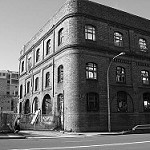
#> input picture src/test/7128.jpg, 150 x 150 px
$ python testSVD.py
#> lines starting #> are read from the running program, lines starting #| are printed output that depends on the picture
import cv2
import numpy as np
import matplotlib.pyplot as plt

# ============================
# 1. Chargement & préparation
# ============================
image_nom = "7128.jpg"

# Lire en niveaux de gris
image_gray = cv2.imread(image_nom, cv2.IMREAD_GRAYSCALE)
#> image_gray is the input picture: shape (150, 150); min 0, max 255, mean 108.1
if image_gray is None:
    raise RuntimeError("Impossible de lire l'image.")

m, n = image_gray.shape
#> m = 150; n = 150
print(f"Image grise : {n}x{m}")
#| Image grise : 150x150

# Normaliser en [0,1]
V_true = image_gray.astype(np.float64) / 255.0

# ============================
# 2. Création du masque M
# ============================
# proportion de pixels à masquer
p_missing = 0.5

rng = np.random.default_rng(42)
M = (rng.random(size=(m, n)) > p_missing).astype(np.float64)
# M = 1 : pixel gardé, M = 0 : pixel effacé

V_obs = M * V_true  # pixels manquants mis à 0
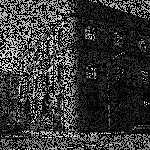
#> V_obs: shape (150, 150) float64; min 0, max 1, mean 0.213

# ============================
# 3. Reconstruction par SVD
# ============================

def svd_inpainting(V_obs, M, r, max_iter=50, tol=1e-4):
    """
    Reconstruction d'une image incomplète par SVD de rang r.
    V_obs : matrice (m x n) avec pixels manquants mis à 0
    M     : masque binaire (1 = connu, 0 = manquant)
    r     : rang de l'approximation
    """
#> called with r = 50, max_iter = 100, tol = 0.0001
    m, n = V_obs.shape
#> m = 150; n = 150
    # Matrice initiale : on part de l'image observée
    X = V_obs.copy()

    for it in range(max_iter):
        # SVD de X
        U, s, VT = np.linalg.svd(X, full_matrices=False)  # U (m x k), s (k,), VT (k x n)

        # Troncature au rang r
        r_eff = min(r, s.size)   # au cas où r > min(m,n)
        U_r = U[:, :r_eff]       # (m x r_eff)
        s_r = s[:r_eff]          # (r_eff,)
        VT_r = VT[:r_eff, :]     # (r_eff x n)

        # Approximation de rang r : X_r = U_r diag(s_r) VT_r
        X_r = (U_r * s_r) @ VT_r   # trick : multiplie chaque colonne de U_r par s_r

        # On impose les pixels connus, et on garde X_r sur les pixels manquants
        X_new = M * V_obs + (1.0 - M) * X_r

        # Calcul de variation relative pour critère d'arrêt
        num = np.linalg.norm(X_new - X, "fro")
        den = np.linalg.norm(X, "fro") + 1e-12
        rel_change = num / den

        #print(f"Itération {it+1}, variation relative = {rel_change:.6f}")

        X = X_new

        if rel_change < tol:
            print("Convergence atteinte.")
            break
#> this loop made 100 passes
#> (num, den, rel_change) on passes 1 to 12: (11.71, 53.63, 0.218), (5.25, 54.9, 0.0957), (3.35, 56.07, 0.0598), (2.45, 56.91, 0.0431), (1.92, 57.54, 0.0334), (1.58, 58.04, 0.0271), (1.33, 58.45, 0.0228), (1.15, 58.8, 0.0196), (1.01, 59.09, 0.0172), (0.905, 59.35, 0.0152), (0.816, 59.57, 0.0137), (0.743, 59.77, 0.0124)
#> pass 1, in svd_inpainting, `U, s, VT = np.linalg.svd(X, full_matrices=False)`:
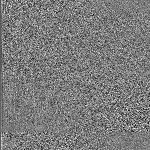
#> U: shape (150, 150) float64; min -0.32, max 0.335, mean -0.000747; drawn with min black and max white
#> pass 1, in svd_inpainting, `U, s, VT = np.linalg.svd(X, full_matrices=False)`:
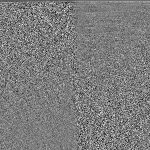
#> VT: shape (150, 150) float64; min -0.397, max 0.412, mean -0.000225; drawn with min black and max white
#> pass 1, in svd_inpainting, `VT_r = VT[:r_eff, :]`:
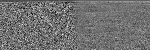
#> VT_r: shape (50, 150) float64; min -0.331, max 0.412, mean -0.000839; drawn with min black and max white
#> after the loop:
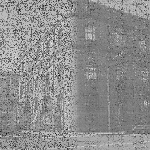
#> X: shape (150, 150) float64; min -1.07, max 1.38, mean 0.296; drawn with min black and max white

    # On sature dans [0,1] pour rester une image valide
    X = np.clip(X, 0.0, 1.0)
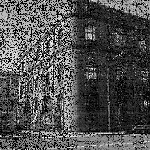
#> X: shape (150, 150) float64; min 0, max 1, mean 0.317
    return X

# Paramètres SVD
r = 50
max_iter = 100

print("Lancement de la reconstruction par SVD...")
V_recon = svd_inpainting(V_obs, M, r=r, max_iter=max_iter)

# ============================
# 4. Évaluation & affichage
# ============================

E = V_true - V_recon
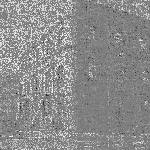
#> E: shape (150, 150) float64; min -0.992, max 1, mean 0.107; drawn with min black and max white

N_total   = m * n
#> N_total = 22500
N_known   = M.sum()
#> N_known = 11344
N_missing = (1.0 - M).sum()
#> N_missing = 11156


err_full = np.linalg.norm(V_true - V_recon, "fro")
#> err_full = 39.68
rmse_global  = np.linalg.norm(E, "fro") / np.sqrt(N_total)
#> rmse_global = 0.265
rmse_known   = np.linalg.norm(M * E, "fro") / np.sqrt(N_known)
#> rmse_known = 0
rmse_missing = np.linalg.norm((1.0 - M) * E, "fro") / np.sqrt(N_missing)
#> rmse_missing = 0.376

print(f"Erreur Frobenius globale   : {err_full:.4f}")
#| Erreur Frobenius globale   : 39.6838
print(f"RMSE sur pixels manquants   : {rmse_missing:.4f}")
#| RMSE sur pixels manquants   : 0.3757
print(f"RMSE sur pixels connus   : {rmse_known:.4f}")
#| RMSE sur pixels connus   : 0.0000
print(f"RMSE globale    : {rmse_global:.4f}")
#| RMSE globale    : 0.2646

plt.figure(figsize=(12, 4))

plt.subplot(1, 3, 1)
plt.imshow(V_true, cmap="gray")
plt.title("Image originale")
plt.axis("off")

plt.subplot(1, 3, 2)
plt.imshow(V_obs, cmap="gray")
plt.title("Image avec pixels masqués")
plt.axis("off")

plt.subplot(1, 3, 3)
plt.imshow(V_recon, cmap="gray")
plt.title(f"Reconstruction SVD (r = {r})")
plt.axis("off")

plt.tight_layout()
plt.show()
